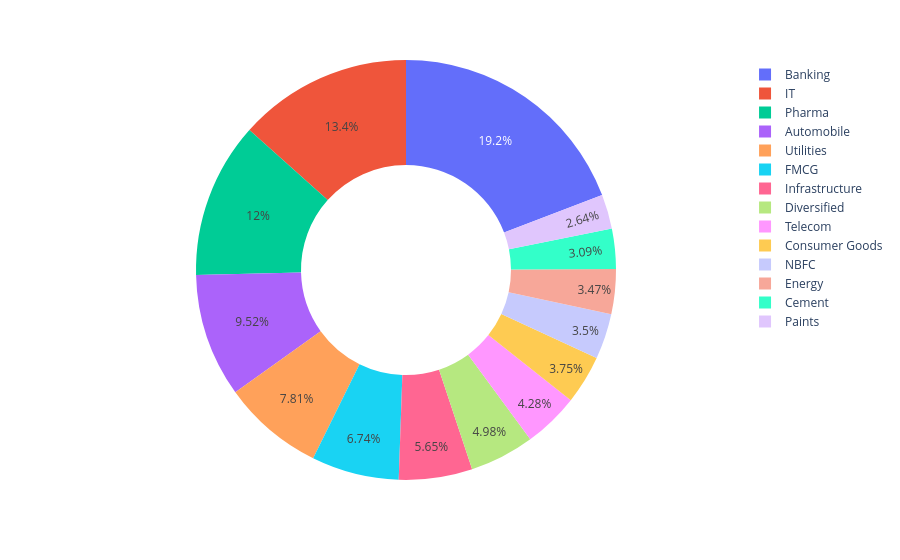

Notebook source saved alongside this figure:
### Markdown cell above
### 12.Sector Allocation Donut Chart

### Code cell
sector = portfolio.groupby(
    "sector"
)["weight_pct"].sum()

fig = px.pie(
    values=sector.values,
    names=sector.index,
    hole=0.5
)

fig.show()
fig.write_image("../reports/charts/sector_allocation.png")

### Figure 1 — Plotly figure (JSON) as saved in the notebook; plotly's stock layout.template omitted (floating-point values rounded to 4 significant figures)
{"data": [{"domain": {"x": [0, 1], "y": [0, 1]}, "hole": 0.5, "hovertemplate": "label=%{label}<br>value=%{value}<extra></extra>", "labels": ["Automobile", "Banking", "Cement", "Consumer Goods", "Diversified", "Energy", "FMCG", "IT", "Infrastructure", "NBFC", "Paints", "Pharma", "Telecom", "Utilities"], "legendgroup": "", "name": "", "showlegend": true, "type": "pie", "values": [323.6, 652.3, 105.0, 127.6, 169.2, 117.9, 229.1, 455.5, 192.2, 119.1, 89.86, 407.4, 145.6, 265.5]}], "layout": {"legend": {"tracegroupgap": 0}, "margin": {"t": 60}}}
